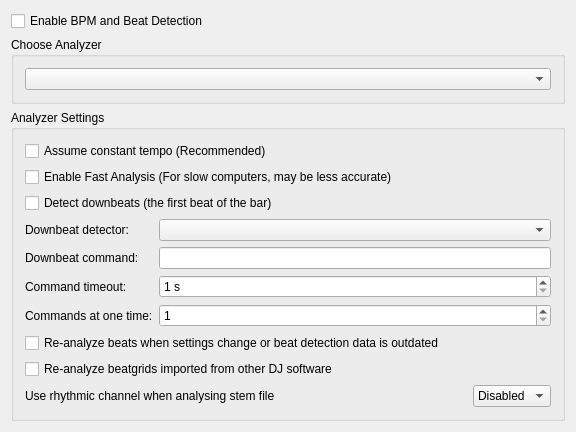
<?xml version="1.0" encoding="UTF-8"?>
<ui version="4.0">
 <class>DlgBeatsDlg</class>
 <widget class="QWidget" name="DlgBeatsDlg">
  <property name="geometry">
   <rect>
    <x>0</x>
    <y>0</y>
    <width>576</width>
    <height>400</height>
   </rect>
  </property>
  <property name="windowTitle">
   <string>Beat Detection Preferences</string>
  </property>
  <layout class="QGridLayout" name="gridLayout">
   <item row="0" column="0">
    <widget class="QCheckBox" name="checkBoxAnalyzerEnabled">
     <property name="toolTip">
      <string>When beat detection is enabled, Mixxx detects the beats per minute and beats of your tracks,
automatically shows a beat-grid for them, and allows you to synchronize tracks using their beat information.</string>
     </property>
     <property name="text">
      <string>Enable BPM and Beat Detection</string>
     </property>
    </widget>
   </item>
   <item row="5" column="0">
    <spacer name="verticalSpacer">
     <property name="orientation">
      <enum>Qt::Vertical</enum>
     </property>
     <property name="sizeHint" stdset="0">
      <size>
       <width>20</width>
       <height>40</height>
      </size>
     </property>
    </spacer>
   </item>
   <item row="3" column="0">
    <widget class="QGroupBox" name="groupBox_2">
     <property name="title">
      <string>Analyzer Settings</string>
     </property>
     <layout class="QVBoxLayout" name="verticalLayout">
      <item>
       <widget class="QCheckBox" name="checkBoxFixedTempo">
        <property name="toolTip">
         <string>Converts beats detected by the analyzer into a fixed-tempo beatgrid.
Use this setting if your tracks have a constant tempo (e.g. most electronic music).
Often results in higher quality beatgrids, but will not do well on tracks that have tempo shifts.</string>
        </property>
        <property name="text">
         <string>Assume constant tempo (Recommended)</string>
        </property>
       </widget>
      </item>
      <item>
       <widget class="QCheckBox" name="checkBoxFastAnalysis">
        <property name="toolTip">
         <string>Enable fast beat detection.
If activated Mixxx only analyzes the first minute of a track for beat information.
This can speed up beat detection on slower computers but may result in lower quality beatgrids.</string>
        </property>
        <property name="text">
         <string>Enable Fast Analysis (For slow computers, may be less accurate)</string>
        </property>
       </widget>
      </item>
      <item>
       <widget class="QCheckBox" name="checkBoxDetectDownbeats">
        <property name="toolTip">
         <string>Find the first beat of the bar after the beat analysis.
The waveform then draws the bar lines stronger, and a controller mapping can read [ChannelN],beat_in_bar.
The detector assumes 4/4 and works best on electronic dance music.</string>
        </property>
        <property name="text">
         <string>Detect downbeats (the first beat of the bar)</string>
        </property>
       </widget>
      </item>
      <item>
       <layout class="QFormLayout" name="formLayoutDownbeatCommand">
        <item row="0" column="0">
         <widget class="QLabel" name="labelDownbeatDetector">
          <property name="text">
           <string>Downbeat detector:</string>
          </property>
         </widget>
        </item>
        <item row="0" column="1">
         <widget class="QComboBox" name="comboBoxDownbeatDetector">
          <property name="toolTip">
           <string>Which detector looks for the first beat of the bar.
The built in detector uses the audio that the beat analysis reads.
The external command runs a program on the track file. Mixxx falls back to the built in detector when the command fails.</string>
          </property>
         </widget>
        </item>
        <item row="1" column="0">
         <widget class="QLabel" name="labelDownbeatCommand">
          <property name="text">
           <string>Downbeat command:</string>
          </property>
         </widget>
        </item>
        <item row="1" column="1">
         <widget class="QLineEdit" name="lineEditDownbeatCommand">
          <property name="toolTip">
           <string>The program that finds the downbeats, with its arguments.
$INPUT is the track file. $OUTPUT is a file that the program may write; Mixxx reads the standard output when the program writes no such file.
The program must write one line for each beat, with the time in seconds and the place of the beat in its bar, and 1 for the first beat of a bar.</string>
          </property>
         </widget>
        </item>
        <item row="2" column="0">
         <widget class="QLabel" name="labelDownbeatTimeout">
          <property name="text">
           <string>Command timeout:</string>
          </property>
         </widget>
        </item>
        <item row="2" column="1">
         <widget class="QSpinBox" name="spinBoxDownbeatTimeout">
          <property name="toolTip">
           <string>Mixxx stops the program when it runs longer than this.</string>
          </property>
          <property name="suffix">
           <string> s</string>
          </property>
          <property name="minimum">
           <number>1</number>
          </property>
          <property name="maximum">
           <number>3600</number>
          </property>
         </widget>
        </item>
        <item row="3" column="0">
         <widget class="QLabel" name="labelDownbeatJobs">
          <property name="text">
           <string>Commands at one time:</string>
          </property>
         </widget>
        </item>
        <item row="3" column="1">
         <widget class="QSpinBox" name="spinBoxDownbeatJobs">
          <property name="toolTip">
           <string>How many downbeat commands may run together.
Each analyzer thread runs its own command, and a model on a graphics card wants the card for itself.
Keep this at 1 unless the card holds more than one model.</string>
          </property>
          <property name="minimum">
           <number>1</number>
          </property>
          <property name="maximum">
           <number>32</number>
          </property>
         </widget>
        </item>
       </layout>
      </item>
      <item>
       <widget class="QCheckBox" name="checkBoxReanalyze">
        <property name="toolTip">
         <string>e.g. from 3rd-party programs or Mixxx versions before 1.11.
(Not checked: Analyze only, if no beats exist.)</string>
        </property>
        <property name="text">
         <string>Re-analyze beats when settings change or beat detection data is outdated</string>
        </property>
       </widget>
      </item>
      <item>
       <widget class="QCheckBox" name="checkBoxReanalyzeImported">
        <property name="text">
         <string>Re-analyze beatgrids imported from other DJ software</string>
        </property>
       </widget>
      </item>
      <item>
       <layout class="QHBoxLayout" name="horizontalLayout_2">
        <item>
         <widget class="QLabel" name="labelStemStrategy">
          <property name="text">
           <string>Use rhythmic channel when analysing stem file</string>
          </property>
         </widget>
        </item>
        <item>
         <widget class="QComboBox" name="comboBoxStemStrategy">
          <property name="sizePolicy">
           <sizepolicy hsizetype="Maximum" vsizetype="Fixed">
            <horstretch>0</horstretch>
            <verstretch>0</verstretch>
           </sizepolicy>
          </property>
          <item>
           <property name="text">
            <string>Disabled</string>
           </property>
          </item>
          <item>
           <property name="text">
            <string>Enforced</string>
           </property>
          </item>
         </widget>
        </item>
       </layout>
      </item>
     </layout>
    </widget>
   </item>
   <item row="2" column="0">
    <widget class="QGroupBox" name="groupBox">
     <property name="title">
      <string>Choose Analyzer</string>
     </property>
     <property name="alignment">
      <set>Qt::AlignLeading|Qt::AlignLeft|Qt::AlignTop</set>
     </property>
     <layout class="QHBoxLayout" name="horizontalLayout">
      <item>
       <widget class="QComboBox" name="comboBoxBeatPlugin">
        <property name="minimumSize">
         <size>
          <width>200</width>
          <height>0</height>
         </size>
        </property>
        <property name="maximumSize">
         <size>
          <width>2600</width>
          <height>26</height>
         </size>
        </property>
        <property name="toolTip">
         <string>Choose between different algorithms to detect beats.</string>
        </property>
        <property name="layoutDirection">
         <enum>Qt::LeftToRight</enum>
        </property>
       </widget>
      </item>
     </layout>
    </widget>
   </item>
  </layout>
 </widget>
 <layoutdefault spacing="6" margin="11"/>
 <tabstops>
  <tabstop>checkBoxAnalyzerEnabled</tabstop>
  <tabstop>comboBoxBeatPlugin</tabstop>
  <tabstop>checkBoxFixedTempo</tabstop>
  <tabstop>checkBoxReanalyze</tabstop>
  <tabstop>checkBoxReanalyzeImported</tabstop>
 </tabstops>
 <resources/>
 <connections/>
</ui>
